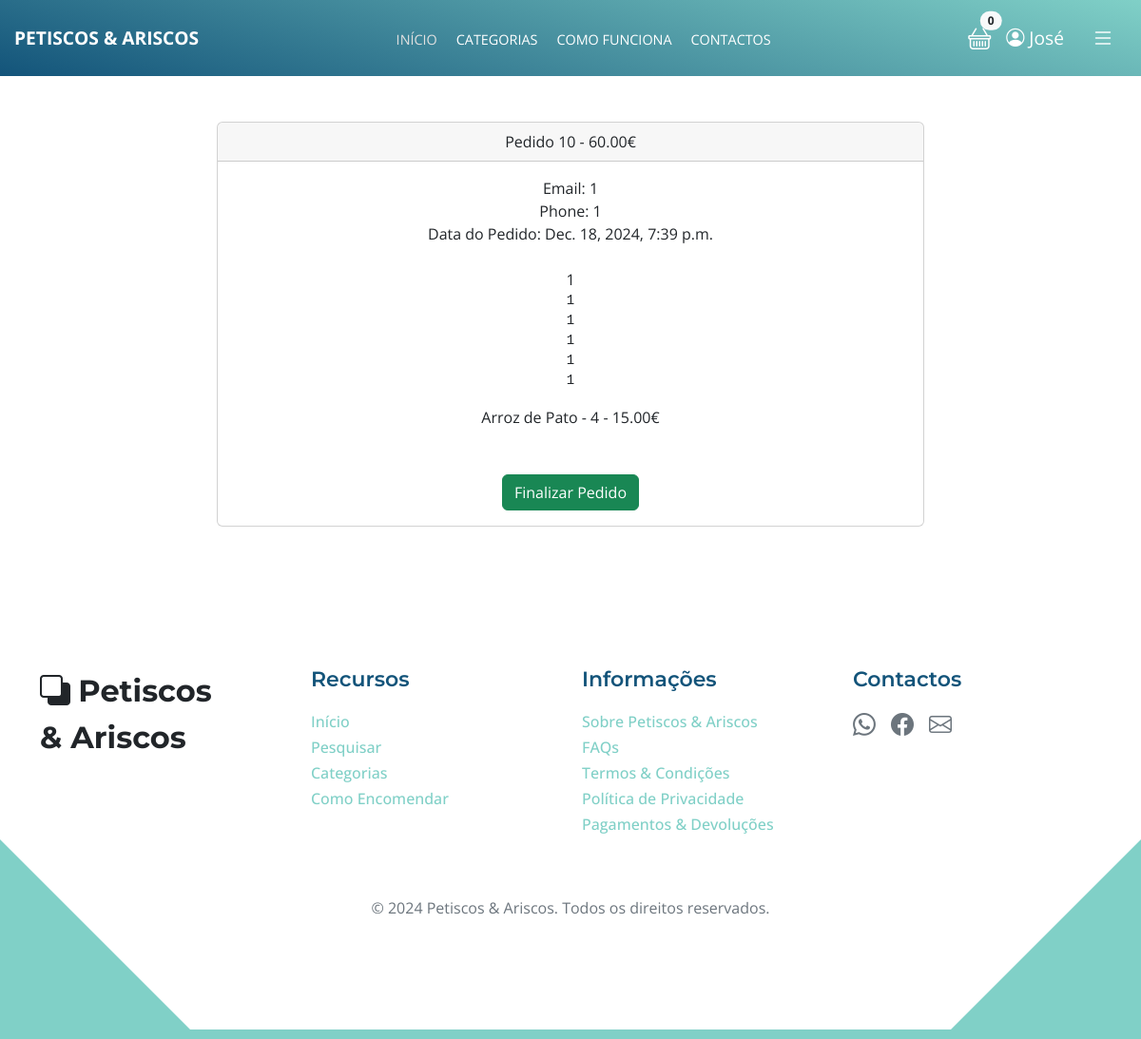
Page /pagamentos/pedidos/10 (signed in) on the earlier database version.
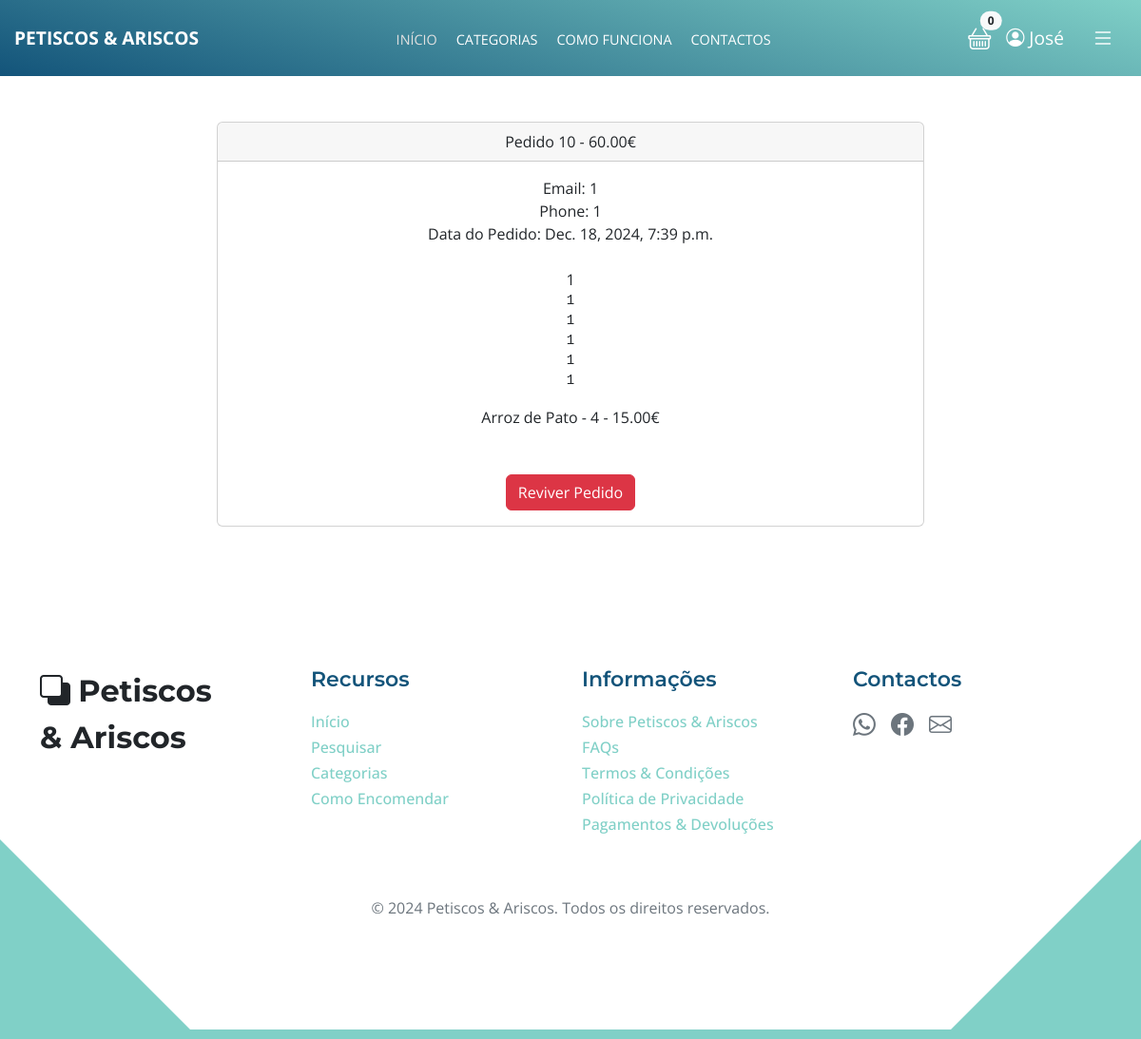
Same page on the later database version.
### pagamentos/views.py (the view, shortened to what this page needs)
# urls.py: path('pedidos/<int:pk>', views.orders, name='orders'),
def orders(request, pk):
    if request.user.is_authenticated and request.user.is_superuser:
        order = Order.objects.get(id=pk)
        items = OrderItem.objects.filter(order=pk)
        return render(request, 'payment/orders.html', {'order':order, 'items':items})
    else:
        messages.error(request, ("Acesso Negado!"))
        return redirect('home')

### carrinho/cart.py (called while the page is built)
	def __len__(self):
		return len(self.cart)

### carrinho/context_processors.py (called while the page is built)
def cart(request):
	return {'cart': Cart(request)}

### loja/models.py (called while the page is built)
	def __str__(self):
		return self.name

### pagamentos/templates/payment/orders.html (shortened to what this page needs)
{% extends 'base.html' %}
{% block content %}
        <div class="container">
            <div class="row">
                <center>
                    <div class="col-8">
                        <br/><br/>
                        <div class="card">
                            <div class="card-header">
                                Pedido {{ order.id }} - {{ order.amount_paid}}€
                            </div>
                            <div class="card-body">
                                Email: {{ order.email }}<br/>
                                Phone: {{ order.phone }}<br/>
                                {% if order.date_shipped %}
                                Data do Envio: {{ order.date_shipped }}
                                {% else %}
                                Data do Pedido: {{ order.date_ordered }}
                                {% endif %}
                                <br/><br/>
                                {{ order.full_name }}<br/>
                                <pre>{{ order.shipping_address }}</pre>
                                {% for item in items %}
                                    {{ item.product }} - {{ item.quantity }} - {{ item.price }}€<br/>
                                {% endfor %}
                                <br/><br/>
                                {% if not order.shipped %}
                                    <form method="POST">
                                        <button type="Submit" class="btn btn-success">Finalizar Pedido</button>
                                {% else %}
                                    <form method="POST">
                                        <button type="Submit" class="btn btn-danger">Reviver Pedido</button>
                                {% endif %}
                            </div>
                        </div>
                    </div>
                    <br/><br/>
                </center>
            </div>
        </div>
{% endblock %}

Differences in the rows shown:
changed Order id 10: shipped False → True (drawn)
Other differences:
text no longer shown: "Finalizar Pedido"
text now shown: "Reviver Pedido"
